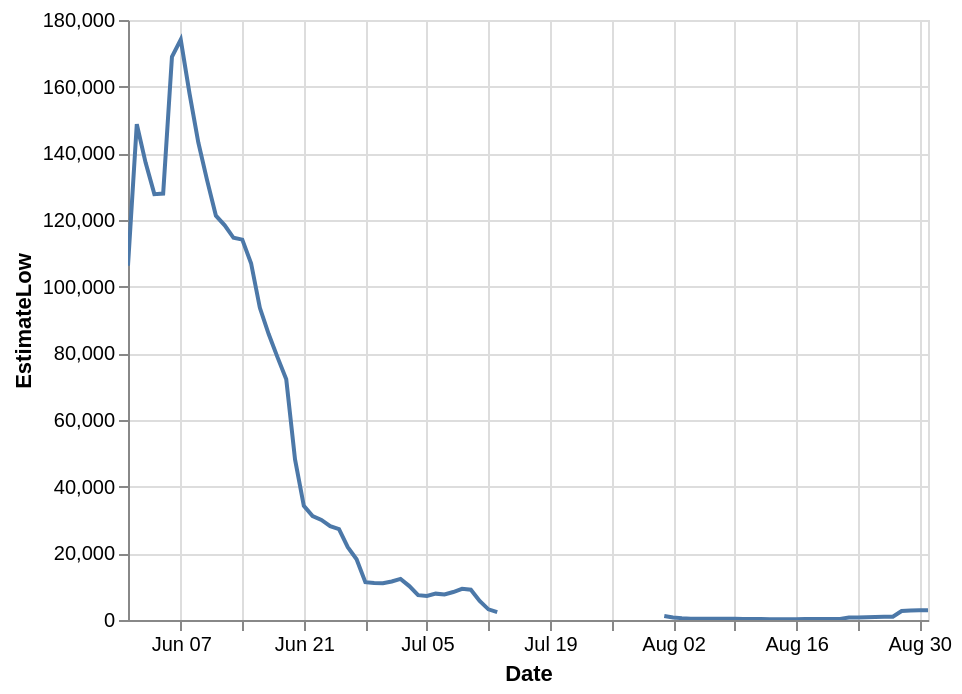

Here is the Vega-Lite specification saved for this chart:
### Vega-Lite specification from a JSON file in a GitHub repository (floating-point values rounded to 4 significant figures)
{"config": {"view": {"continuousWidth": 400, "continuousHeight": 300}}, "data": {"name": "data-6683e5c2276fe9c17c9d9079c3e32f6c"}, "mark": "line", "encoding": {"tooltip": [{"type": "temporal", "field": "Date"}, {"type": "quantitative", "field": "EstimateLow"}], "x": {"type": "temporal", "field": "Date"}, "y": {"type": "quantitative", "field": "EstimateLow"}}, "selection": {"selector008": {"type": "interval", "bind": "scales", "encodings": ["x", "y"]}}, "$schema": "https://vega.github.io/schema/vega-lite/v4.8.1.json", "datasets": {"data-6683e5c2276fe9c17c9d9079c3e32f6c": [{"Date": "2020-06-01T00:00:00", "EstimateLow": 106300.0}, {"Date": "2020-06-02T00:00:00", "EstimateLow": 148700.0}, {"Date": "2020-06-03T00:00:00", "EstimateLow": 137200.0}, {"Date": "2020-06-04T00:00:00", "EstimateLow": 127800.0}, {"Date": "2020-06-05T00:00:00", "EstimateLow": 127900.0}, {"Date": "2020-06-06T00:00:00", "EstimateLow": 169000.0}, {"Date": "2020-06-07T00:00:00", "EstimateLow": 174100.0}, {"Date": "2020-06-08T00:00:00", "EstimateLow": 157900.0}, {"Date": "2020-06-09T00:00:00", "EstimateLow": 143200.0}, {"Date": "2020-06-10T00:00:00", "EstimateLow": 131900.0}, {"Date": "2020-06-11T00:00:00", "EstimateLow": 121300.0}, {"Date": "2020-06-12T00:00:00", "EstimateLow": 118400.0}, {"Date": "2020-06-13T00:00:00", "EstimateLow": 114700.0}, {"Date": "2020-06-14T00:00:00", "EstimateLow": 114100.0}, {"Date": "2020-06-15T00:00:00", "EstimateLow": 107000.0}, {"Date": "2020-06-16T00:00:00", "EstimateLow": 93660.0}, {"Date": "2020-06-17T00:00:00", "EstimateLow": 85780.0}, {"Date": "2020-06-18T00:00:00", "EstimateLow": 78870.0}, {"Date": "2020-06-19T00:00:00", "EstimateLow": 72240.0}, {"Date": "2020-06-20T00:00:00", "EstimateLow": 48190.0}, {"Date": "2020-06-21T00:00:00", "EstimateLow": 34240.0}, {"Date": "2020-06-22T00:00:00", "EstimateLow": 31180.0}, {"Date": "2020-06-23T00:00:00", "EstimateLow": 30000.0}, {"Date": "2020-06-24T00:00:00", "EstimateLow": 28130.0}, {"Date": "2020-06-25T00:00:00", "EstimateLow": 27280.0}, {"Date": "2020-06-26T00:00:00", "EstimateLow": 21850.0}, {"Date": "2020-06-27T00:00:00", "EstimateLow": 18240.0}, {"Date": "2020-06-28T00:00:00", "EstimateLow": 11360.0}, {"Date": "2020-06-29T00:00:00", "EstimateLow": 11130.0}, {"Date": "2020-06-30T00:00:00", "EstimateLow": 11010.0}, {"Date": "2020-07-01T00:00:00", "EstimateLow": 11570.0}, {"Date": "2020-07-02T00:00:00", "EstimateLow": 12320.0}, {"Date": "2020-07-03T00:00:00", "EstimateLow": 10170.0}, {"Date": "2020-07-04T00:00:00", "EstimateLow": 7454.0}, {"Date": "2020-07-05T00:00:00", "EstimateLow": 7202.0}, {"Date": "2020-07-06T00:00:00", "EstimateLow": 7906.0}, {"Date": "2020-07-07T00:00:00", "EstimateLow": 7674.0}, {"Date": "2020-07-08T00:00:00", "EstimateLow": 8385.0}, {"Date": "2020-07-09T00:00:00", "EstimateLow": 9345.0}, {"Date": "2020-07-10T00:00:00", "EstimateLow": 9104.0}, {"Date": "2020-07-11T00:00:00", "EstimateLow": 5711.0}, {"Date": "2020-07-12T00:00:00", "EstimateLow": 3198.0}, {"Date": "2020-07-13T00:00:00", "EstimateLow": 2384.0}, {"Date": "2020-07-14T00:00:00", "EstimateLow": null}, {"Date": "2020-07-15T00:00:00", "EstimateLow": null}, {"Date": "2020-07-16T00:00:00", "EstimateLow": null}, {"Date": "2020-07-17T00:00:00", "EstimateLow": null}, {"Date": "2020-07-18T00:00:00", "EstimateLow": null}, {"Date": "2020-07-19T00:00:00", "EstimateLow": null}, {"Date": "2020-07-20T00:00:00", "EstimateLow": null}, {"Date": "2020-07-21T00:00:00", "EstimateLow": null}, {"Date": "2020-07-22T00:00:00", "EstimateLow": null}, {"Date": "2020-07-23T00:00:00", "EstimateLow": null}, {"Date": "2020-07-24T00:00:00", "EstimateLow": null}, {"Date": "2020-07-25T00:00:00", "EstimateLow": null}, {"Date": "2020-07-26T00:00:00", "EstimateLow": null}, {"Date": "2020-07-27T00:00:00", "EstimateLow": null}, {"Date": "2020-07-28T00:00:00", "EstimateLow": null}, {"Date": "2020-07-29T00:00:00", "EstimateLow": null}, {"Date": "2020-07-30T00:00:00", "EstimateLow": null}, {"Date": "2020-07-31T00:00:00", "EstimateLow": null}, {"Date": "2020-08-01T00:00:00", "EstimateLow": 1218.0}, {"Date": "2020-08-02T00:00:00", "EstimateLow": 783.0}, {"Date": "2020-08-03T00:00:00", "EstimateLow": 548.7}, {"Date": "2020-08-04T00:00:00", "EstimateLow": 411.5}, {"Date": "2020-08-05T00:00:00", "EstimateLow": 407.2}, {"Date": "2020-08-06T00:00:00", "EstimateLow": 360.8}, {"Date": "2020-08-07T00:00:00", "EstimateLow": 373.6}, {"Date": "2020-08-08T00:00:00", "EstimateLow": 351.9}, {"Date": "2020-08-09T00:00:00", "EstimateLow": 358.8}, {"Date": "2020-08-10T00:00:00", "EstimateLow": 325.9}, {"Date": "2020-08-11T00:00:00", "EstimateLow": 296.3}, {"Date": "2020-08-12T00:00:00", "EstimateLow": 271.6}, {"Date": "2020-08-13T00:00:00", "EstimateLow": 252.6}, {"Date": "2020-08-14T00:00:00", "EstimateLow": 254.9}, {"Date": "2020-08-15T00:00:00", "EstimateLow": 245.1}, {"Date": "2020-08-16T00:00:00", "EstimateLow": 225.0}, {"Date": "2020-08-17T00:00:00", "EstimateLow": 278.1}, {"Date": "2020-08-18T00:00:00", "EstimateLow": 278.1}, {"Date": "2020-08-19T00:00:00", "EstimateLow": 282.4}, {"Date": "2020-08-20T00:00:00", "EstimateLow": 277.5}, {"Date": "2020-08-21T00:00:00", "EstimateLow": 328.8}, {"Date": "2020-08-22T00:00:00", "EstimateLow": 760.4}, {"Date": "2020-08-23T00:00:00", "EstimateLow": 730.8}, {"Date": "2020-08-24T00:00:00", "EstimateLow": 826.6}, {"Date": "2020-08-25T00:00:00", "EstimateLow": 893.5}, {"Date": "2020-08-26T00:00:00", "EstimateLow": 947.9}, {"Date": "2020-08-27T00:00:00", "EstimateLow": 968.6}, {"Date": "2020-08-28T00:00:00", "EstimateLow": 2683.0}, {"Date": "2020-08-29T00:00:00", "EstimateLow": 2842.0}, {"Date": "2020-08-30T00:00:00", "EstimateLow": 2891.0}, {"Date": "2020-08-31T00:00:00", "EstimateLow": 2921.0}]}}
